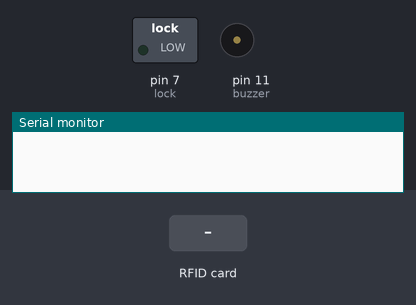
This sketch was run on a simulated Arduino Uno, built with avr-gcc and run on an emulated ATmega328P. On the bench: switched loads named in the sketch (green lamp = pin HIGH), buzzer (waves = sounding), the last lines printed to the serial monitor. The inputs (shaded band) are chosen by the test bench. Pins used as bus, display or sensor lines are not drawn.

Above: at 1.2 s.
1.3 s: RFID card 5E 7A 19 C4 held to the reader
At 1.38 s:
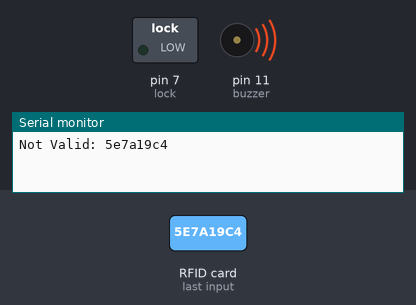
Timing chart, 0 to 4.3 s (numbered marks = the images above; inputs shaded):
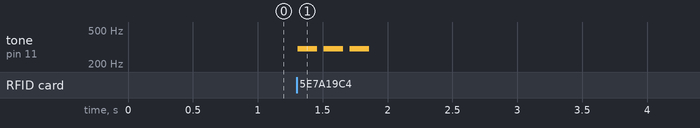

The sketch:

DoorLock.ino
```cpp
/*
 *             MFRC522      Arduino       Arduino   Arduino    Arduino          Arduino
 *             Reader/PCD   Uno           Mega      Nano v3    Leonardo/Micro   Pro Micro
 * Signal      Pin          Pin           Pin       Pin        Pin              Pin
 * -----------------------------------------------------------------------------------------
 * RST/Reset   RST          9             5         D9         RESET/ICSP-5     RST
 * SPI SS      SDA(SS)      10            53        D10        10               10
 * SPI MOSI    MOSI         11 / ICSP-4   51        D11        ICSP-4           16
 * SPI MISO    MISO         12 / ICSP-1   50        D12        ICSP-1           14
 * SPI SCK     SCK          13 / ICSP-3   52        D13        ICSP-3           15
 *
 */
#include <SPI.h>
#include <MFRC522.h>

#define RST_PIN         9           // Configurable, see typical pin layout above
#define SS_PIN          10          // Configurable, see typical pin layout above

MFRC522 mfrc522(SS_PIN, RST_PIN);   // Create MFRC522 instance.

String read_rfid;
String ok_rfid_1="ENTERCARDID"; // CARD CODE GOES HERE
int lock=7;
int buzzer=11;


/*
 * Initialize.
 */
void setup() {
    Serial.begin(9600);         // Initialize serial communications with the PC
    SPI.begin();                // Init SPI bus
    mfrc522.PCD_Init();         // Init MFRC522 card

    //Choose which lock below:
    pinMode(lock, OUTPUT);
    pinMode(buzzer, OUTPUT);
}

/*
 * Helper routine to dump a byte array as hex values to Serial.
 */
void dump_byte_array(byte *buffer, byte bufferSize) {
    read_rfid="";
    for (byte i = 0; i < bufferSize; i++) {
        read_rfid=read_rfid + String(buffer[i], HEX);
    }
}

void open_lock() {

  digitalWrite(lock, HIGH);
  delay(2000);
  digitalWrite(lock,LOW);
}

void beepyes() {
tone(buzzer, 1500, 500);
}

void beepno() {
tone(buzzer, 300, 150);
delay(200);
tone(buzzer, 300, 150);
delay(200);
tone(buzzer, 300, 150);
delay(200);
}

void loop() {

      // Look for new cards
    if ( ! mfrc522.PICC_IsNewCardPresent())
        return;

    // Select one of the cards
    if ( ! mfrc522.PICC_ReadCardSerial())
        return;

    dump_byte_array(mfrc522.uid.uidByte, mfrc522.uid.size);
    if (read_rfid==ok_rfid_1) {
      //ok, open the door.
      Serial.print("Valid: ");
      Serial.println(read_rfid);
      beepyes();
      open_lock();
    }else{
      Serial.print("Not Valid: ");
      Serial.println(read_rfid);
      beepno();
    }

}
```

Measured:
- after the input at 1.3 s, tone on pin 11 (buzzer): alternates 300 Hz for 0.15 s and silent for 0.05 s, 6 changes in all, then stays silent, starting at once
